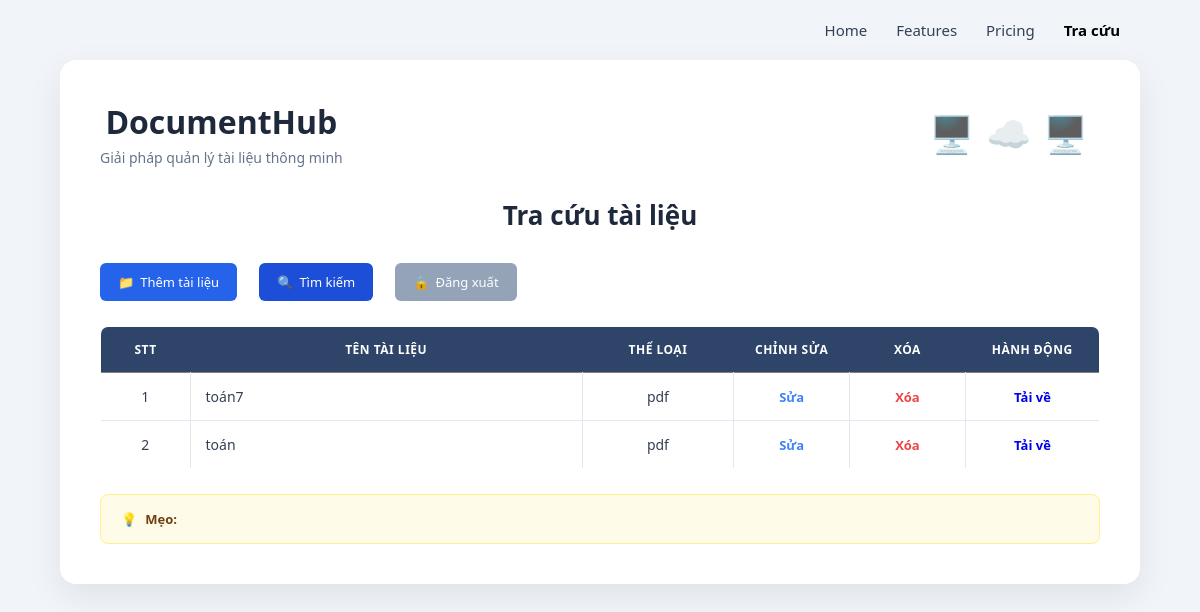
Before: /index (signed in) with the older database file.
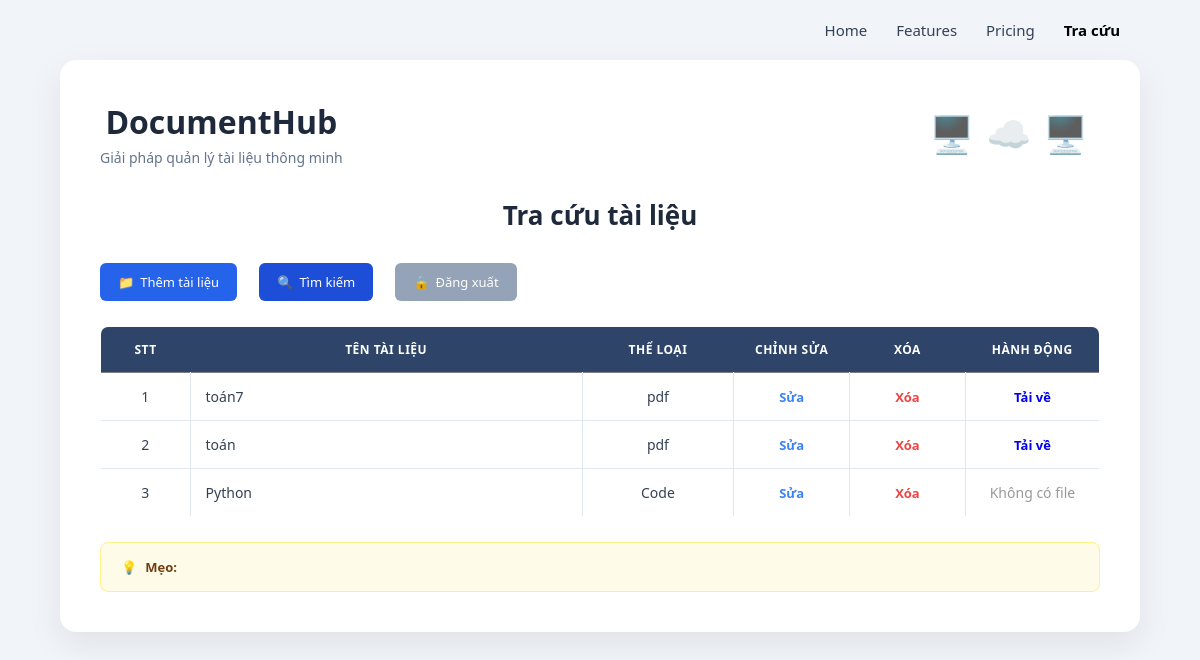
After: the same page with the newer database file.
### app.py (models this page shows)
class Document(db.Model):
    id = db.Column(db.Integer, primary_key=True)
    title = db.Column(
        db.String(200),
        nullable=False
    )
    category = db.Column(
        db.String(100),
        nullable=False
    )
    file_path = db.Column(
        db.String(300)
    )

### app.py (the view)
@app.route("/index")
def index():
    if "user" not in session:
        return redirect("/")
    documents = Document.query.all()
    return render_template(
        "index.html",
        documents=documents
    )

### templates/index.html (shortened to what this page needs)
<!DOCTYPE html>
<html>
<head>
<link rel="stylesheet"
href="{{ url_for('static', filename='style.css') }}?v=2.4">
</head>
<body>
<div class="top-nav-bar">
    <span>Home</span>
    <span>Features</span>
    <span>Pricing</span>
    <span class="active">Tra cứu</span>
</div>
<div class="container">
    <div class="brand-header">
        <div class="brand-left">
            <h2>DocumentHub</h2>
            <p>Giải pháp quản lý tài liệu thông minh</p>
        </div>
        <div class="brand-right">🖥️☁️🖥️</div>
    </div>
    <h1>Tra cứu tài liệu</h1>
    <div class="menu">
    <a href="/add">Thêm tài liệu</a>
    <a href="/search">Tìm kiếm</a>
    <a href="/logout">Đăng xuất</a>
    </div>
    <table>
    <tr>
    <th>STT</th>
    <th>Tên tài liệu</th>
    <th>Thể loại</th>
    <th>Chỉnh sửa</th>
    <th>Xóa</th>
    <th>Hành động</th>
    </tr>
    {% for doc in documents %}
    <tr>
    <td>{{ loop.index }}</td>
    <td>{{ doc.title }}</td>
    <td>{{ doc.category }}</td>
    <td>
    <a href="/edit/{{ doc.id }}">
    Sửa
    </a>
    </td>
    <td>
    <a href="/delete/{{ doc.id }}">
    Xóa
    </a>
    </td>
    <td>
    {% if doc.file_path %}
        <a href="{{ url_for('download_file', filename=doc.file_path) }}" class="btn-download" download>
             Tải về
        </a>
    {% else %}
        <span style="color: #999;">Không có file</span>
    {% endif %}
    </td>
    </tr>
    {% endfor %}
    </table>
    <div class="custom-alert-box">
        💡 <strong>Mẹo:</strong>
    </div>
</div>
</body>
</html>

### static/style.css (style rules this page uses)
body { margin:0; padding:0; font-family:Arial, sans-serif; background:#f0f4f8; }
.container { width:90%; margin:auto; margin-top:30px; }
h1,h2 { text-align:center; }
a { text-decoration:none; }
.menu { margin-bottom:20px; }
.menu a { background:#007bff; color:white; padding:10px 15px; border-radius:5px; margin-right:10px; }
table { width:100%; border-collapse:collapse; background:white; }
table,th,td { border:1px solid gray; }
th,td { padding:10px; text-align:center; }

### templates/index.html (style rules this page uses)
body { background-color: #f1f5f9 !important; font-family: 'Segoe UI', Tahoma, Geneva, Verdana, sans-serif !important; margin: 0; padding: 0; min-height: 100vh; display: flex; flex-direction: column; }
.top-nav-bar { text-align: right; padding: 20px 80px 10px 80px; font-size: 15px; font-weight: 500; color: #334155; }
.top-nav-bar span { margin-left: 25px; cursor: pointer; }
.top-nav-bar .active { font-weight: 700; color: #000000; }
.container { max-width: 1000px; margin: 10px auto 60px auto; padding: 40px; background-color: #ffffff; border-radius: 16px; box-shadow: 0 12px 35px rgba(0, 0, 0, 0.08); position: relative; }
.brand-header { display: flex; justify-content: space-between; align-items: center; margin-bottom: 20px; padding-bottom: 10px; }
.brand-left h2 { font-size: 32px; font-weight: 700; color: #1e293b; margin: 0; }
.brand-left p { font-size: 14px; color: #64748b; margin: 5px 0 0 0; font-weight: 500; }
.brand-right { font-size: 36px; letter-spacing: 12px; opacity: 0.85; }
h1 { text-align: center; color: #1e293b; font-size: 26px; font-weight: 700; margin-top: 20px; margin-bottom: 30px; }
.menu { margin-bottom: 25px; display: flex; gap: 12px; }
.menu a { text-decoration: none; padding: 10px 18px; font-size: 13px; font-weight: 500; border-radius: 6px; transition: all 0.2s ease; color: #ffffff !important; display: inline-flex; align-items: center; }
.menu a[href="/add"]::before { content: "📁 "; margin-right: 6px; }
.menu a[href="/search"]::before { content: "🔍 "; margin-right: 6px; }
.menu a[href="/logout"]::before { content: "🔒 "; margin-right: 6px; }
.menu a[href="/add"] { background-color: #2563eb; }
.menu a[href="/search"] { background-color: #1d4ed8; }
.menu a[href="/logout"] { background-color: #94a3b8; }
table { width: 100%; border-collapse: collapse; margin-top: 15px; border-radius: 8px; overflow: hidden; border: 1px solid #cbd5e1; table-layout: fixed; }
th:nth-child(1) { width: 8%; }
th:nth-child(2) { width: 42%; }
th:nth-child(3) { width: 15%; }
th:nth-child(4) { width: 11%; }
th:nth-child(5) { width: 11%; }
th:nth-child(6) { width: 13%; }
th { background-color: #2e4468 !important; color: #ffffff !important; font-weight: 600; text-transform: uppercase; font-size: 12px; letter-spacing: 0.5px; text-align: center; padding: 14px 10px; border: none; }
td { padding: 14px 10px; font-size: 14px; color: #334155; border-bottom: 1px solid #e2e8f0; border-right: 1px solid #e2e8f0; vertical-align: middle; background-color: #ffffff; white-space: nowrap; overflow: hidden; text-overflow: ellipsis; }
td:nth-child(1) { text-align: center; }
td:nth-child(2) { text-align: left; padding-left: 15px; }
td:nth-child(3), td:nth-child(4), td:nth-child(5), td:nth-child(6) { text-align: center; }
td:last-child { border-right: none; }
td a { text-decoration: none; font-weight: 600; font-size: 13px; }
td a[href^="/edit/"] { color: #3b82f6; }
td a[href^="/delete/"] { color: #ef4444; }
.custom-alert-box { margin-top: 25px; padding: 15px 20px; background-color: #fefce8; border: 1px solid #fef08a; border-radius: 8px; font-size: 13px; color: #713f12; font-weight: 500; display: flex; align-items: center; gap: 8px; box-shadow: inset 0 1px 2px rgba(0,0,0,0.01); }

Changed rows visible on the page:
added Document: title "Python", category "Code", file_path "Không có file"
